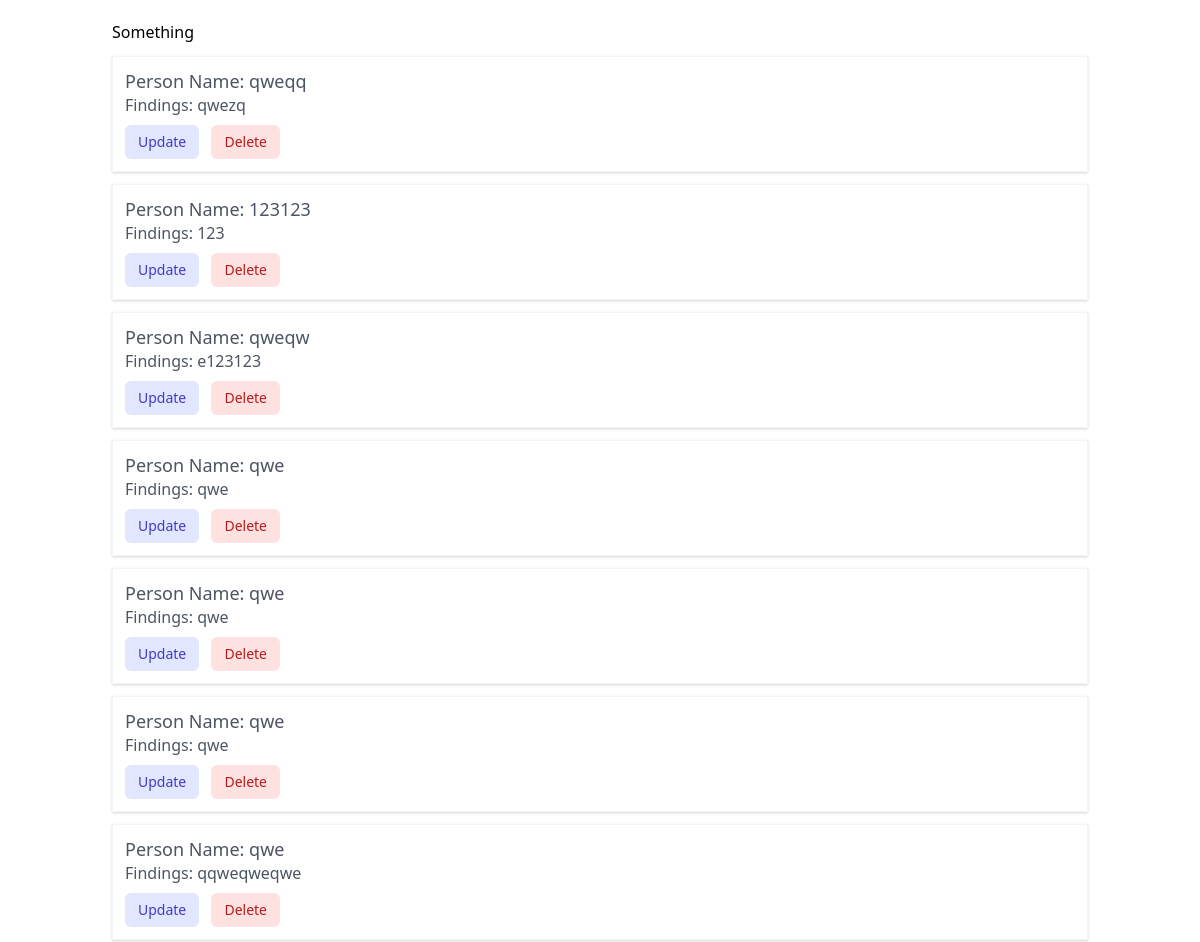
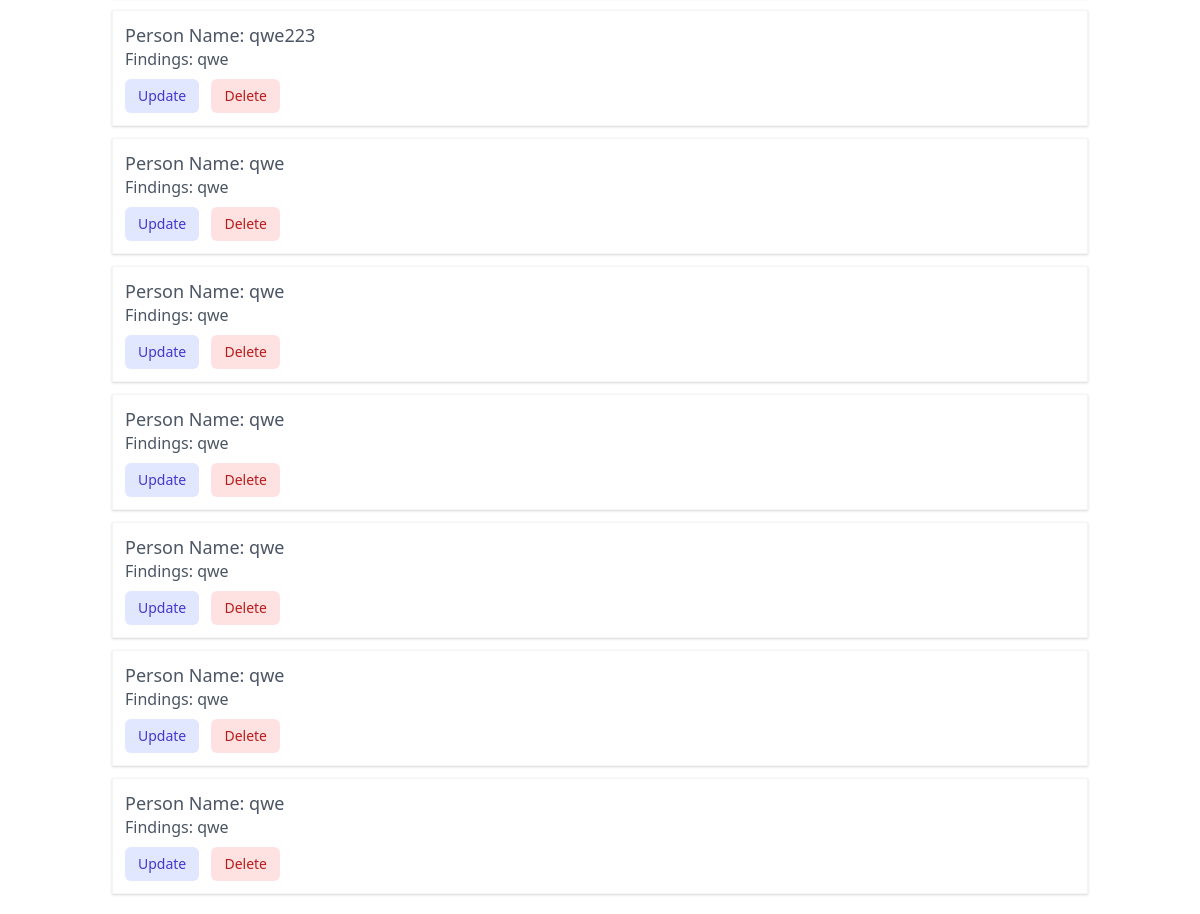
/home/, run on the app's committed database (2 pictures, top to bottom).
### concerns/models.py (models this page shows, shortened)
class Concerns(models.Model):
    person = models.CharField(max_length=255)
    findings = models.CharField(max_length=255)
    resolution = models.CharField(max_length=255)
    status = models.CharField(max_length=20)
    date_added = models.DateField(auto_now=True)

### concerns/views.py (the view)
# urls.py: path('home/', home, name='home'),
def home(request):
    template_name = 'home.html'
    concerns = Concerns.objects.all()
    context = {
        'concerns': concerns
    }
    return render(request, template_name, context=context)

### templates/home.html
{% extends "base.html" %} {% block content %}
<p>Something</p>
{% for concern in concerns %}
<div
  hx-target="#person"
  hx-swap="outerHTML"
  <p></p>
  <div hx-target="this" hx-swap="outerHTML" class="mt-3 py-3 px-3 bg-white shadow border border-gray-100"
  >
    <div id="person">
      <h3 class="text-lg leading-6 font-medium text-gray-600">
        Person Name: {{ concern.person }}
      </h3>
      <p class="text-gray-600">Findings: {{ concern.findings }}</p>
      <div class="mt-2">
        <button
          hx-get="{% url 'update-concern' concern.id %}"
          class="
            inline-flex
            items-center
            px-3
            py-2
            border border-transparent
            text-sm
            leading-4
            font-medium
            rounded-md
            text-indigo-700
            bg-indigo-100
            hover:bg-indigo-200
            focus:outline-none
            focus:ring-2
            focus:ring-offset-2
            focus:ring-indigo-500
          "
        >
          Update
        </button>
        <button
          hx-post="{% url 'delete-concern' concern.id %}"
          class="
            ml-2
            inline-flex
            items-center
            px-3
            py-2
            border border-transparent
            text-sm
            leading-4
            font-medium
            rounded-md
            text-red-700
            bg-red-100
            hover:bg-red-200
            focus:outline-none
            focus:ring-2
            focus:ring-offset-2
            focus:ring-red-500
          "
        >
          Delete
        </button>
      </div>
    </div>
  </div>
</div>
<div>{% endfor %} {% endblock content %}</div>

### templates/base.html (shortened to what this page needs)
<!DOCTYPE html>
<html lang="en">
  <head>
    <link
      href="https://unpkg.com/tailwindcss@^2/dist/tailwind.min.css"
      rel="stylesheet"
    />
  </head>
  <body>
    <div class="py-5 px-4 sm:px-6 max-w-5xl mx-auto">
      {% block content %} {% endblock content %}
  </body>
</html>

### data on the page
Concerns: person "qweqq", findings "qwezq"
Concerns: person "123123", findings "123"
Concerns: person "qweqw", findings "e123123"
Concerns: person "qwe", findings "qwe"
Concerns: person "qwe", findings "qwe"
Concerns: person "qwe", findings "qwe"
Concerns: person "qwe", findings "qqweqweqwe"
Concerns: person "qwe223", findings "qwe"
Concerns: person "qwe", findings "qwe"
Concerns: person "qwe", findings "qwe"
Concerns: person "qwe", findings "qwe"
Concerns: person "qwe", findings "qwe"
Concerns: person "qwe", findings "qwe"
Concerns: person "qwe", findings "qwe"
